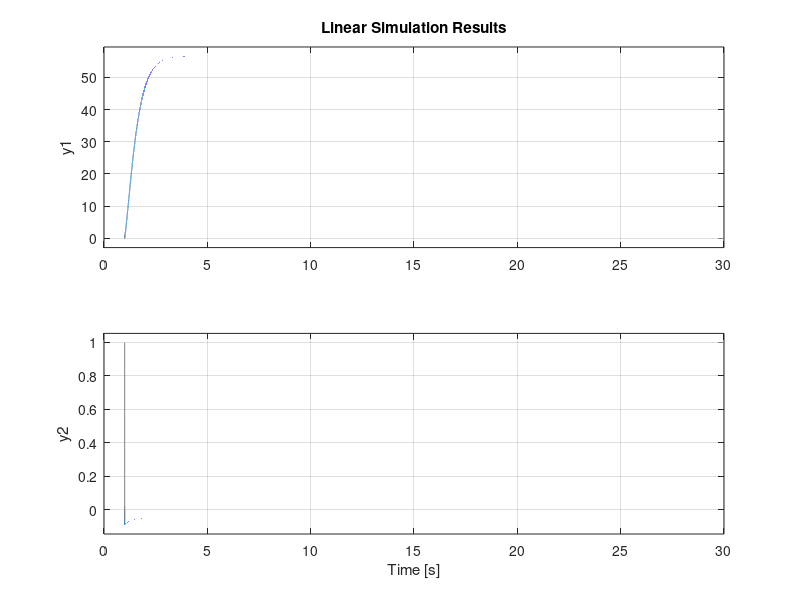

This figure's MATLAB source:
%constantes
clear; clc; cla
%Constantes
fb=50; %frecuencia base
wb=2*pi*fb;%fercuencia angular base
Rs=0.004;
Rr=0.000549;
Xm=3.95279;
Rfd=0.2696;
Rkd=0.2696;
Xd=0.453;
Rkq2= 0.00549;
Rkq1= 0.00549;
Xmd=0.2;
Xmq=0.2;
Xss=0.4;
Xrr=0.0549;
Xkq1=0.549;
Xkq2=0.549;
Xkd=2696;
Xq=0.453;
Xfd=0.2696;

s= -0.0051; %para cada network


%condiciones
wr=0.8;
a=-0.066; %Vds de cada caso
b=0.998; %Vqs de cada caso
c=0.02; %Vdf de cada caso



%dependientes
ws= wr/(s-1);%velocidad angular del estator
alpha1=(Xss*Xrr)-(s*(Xm)^2);
alpha2=Xm^2-s*Xss*Xrr;
Bs=Xm*Xss*(1-s);
Br=Xm*Xrr*(1-s);
o=(1-Xm^2)/(Xss*Xrr);
X1d=Xfd-Xmd^2/Xd;
X1q=Xkq1-Xmq^2/Xq;
X2d=Xmd-Xmd^2/Xd;
X2q=Xmq-Xmq^2/Xq;
X3d=Xkd-Xmd^2/Xd;
X3q=Xkq2^2-Xmq*Xq;
o1d=X1d*X3d-X2d^2;
o1q=X1q*X3q-X2q^2;

Xod=1/(Xd*o1d);
Xoq=1/(Xq*o1q);

o2d=Xfd*Xkd-Xmd^2;
o2q=Xkq1*Xkq2-Xmq^2;
o3d=Xmd*Xkd-Xmd^2;
o3q=Xmq*Xkq2-Xmq^2;
o4d=Xmd*Xfd-Xmd^2;
o4q=Xmq*Xkq1-Xmq^2;




A=[-wb*Rs*o2d*Xod,wr*Xq*o2d*Xod,-wb*Rfd*o3d*Xod,-wb*Rkd*o4d*Xod,-wr*Xmq*o2d*Xod,-wr*Xmq*o2d*Xod;-wr*Rs*o2q*Xoq,-wb*Rs*o2d*Xoq,wr*Xmd*o2q*Xoq,wr*Xmd*o2q*Xoq,-wb*Rkq1*o3q*Xoq,-wb*Rkq2*o4q*Xoq;-wb*Rs*o3d*Xod,wr*Xq*o3d*Xod,-wb*Rfd*Xd*X3d*Xod,wb*Rkd*Xd*X2d*Xod,-wr*Xmq*o3d*Xod,-wr*Xmq*o3d*Xod;-wb*Rs*o4d*Xod,wr*Xq*o4d*Xod,wb*Rfd*Xd*X2d*Xod,-wb*Rkd*Xd*X1d*Xod,-wr*Xmq*o4d*Xod,-wr*Xmq*o4d*Xod;-wr*Xd*o3q*Xoq,-wb*Rs*o3q*Xoq,wr*Xmd*o3q*Xoq,wr*Xmd*o3q*Xoq,-wb*Rkq1*Xq*X3q*Xoq,wb*Rkq2*Xq*X2q*Xoq;-wr*Xd*o4q*Xoq,-wb*Rs*o4q*Xoq,wr*Xmd*o4q*Xoq,wr*Xmd*o4q*Xoq,wb*Rkq1*Xq*X2q*Xoq,-wb*Rkq2*Xq*X1q*Xoq];
bmatriz=[o2d*Xod,0,o3d*Xod,o4d*Xod,0,0;0,o2q*Xoq,0,0,o3q*Xoq,o4q*Xoq;-o3d*Xod,0,-Xd*X3d*Xod,Xd*X2d*Xod,0,0];
B = -wb*transpose(bmatriz);
C=[1,0,0,0,0,0;0,1,0,0,0,0];
D=0;

dt = 0.0001;

F=ss(A,B,C,D);
t=0:dt:30;
Vds=(a*(t>=1));
Vqs=(b*(t>=1));
Vfd=(c*(t>=1));
u=[Vds;Vqs;Vfd];

lsim(F,u,t)
pause(0.1);
y=F
%salidas
%ids
y1=y(1,:);
%iqs
y2=y(2,:);
